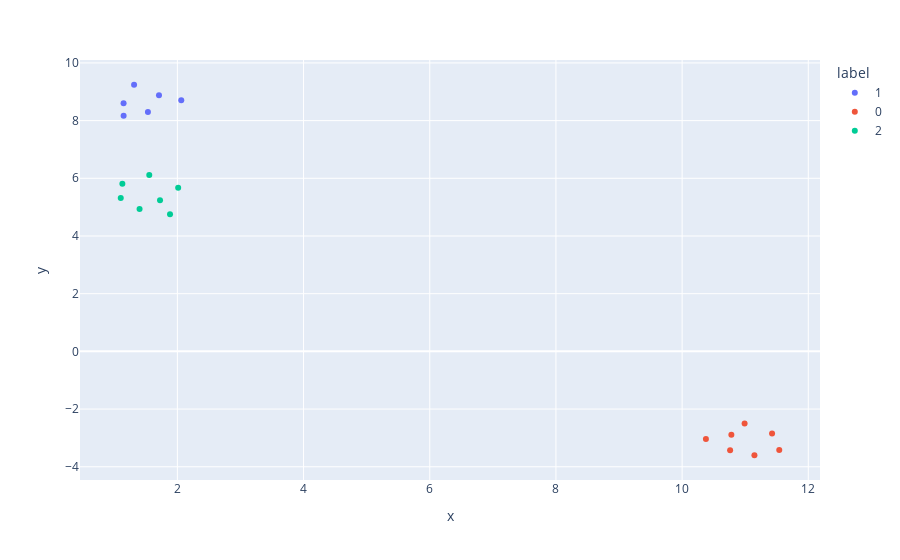

Notebook cell for this chart:
### Markdown cell above
# Lesson 5: UMAP

UMAP is a dimension-reduction technique that can be used for visualization.

Given a set of vectors, it can embed them such that similar vectors lie close together.

It can accept multiple metrics but we are going to use the Jaccard distance.

Note: If you get an error when running `plot_sentences_and_labels` then you probably need to given it more sentences.

### Code cell
def plot_sentences_and_labels(sentences, labels=None, metric='jaccard'):
    bow, _ = get_bow_and_vocab(sentences) 
    
    # Embed the vectors into 2d using UMAP with the given metric
    reducer = umap.UMAP(metric=metric)
    embedding = reducer.fit_transform(bow)
    
    # Create a DataFrame (it is required for px.scatter)
    df = pd.DataFrame()
    df['x'] = embedding[:, 0]
    df['y'] = embedding[:, 1]
    df['sentence'] = sentences
    df['label'] = labels if labels else None
    
    # Create an interactive scatter plot, with colours given by the labels
    color = 'label' if labels else None
    fig = px.scatter(df, 
                     x='x',
                     y='y', 
                     color=color,
                     hover_data=['sentence'])
    fig.show()

numbers = ['one', 'two', 'three', 'four']
colours = ['blue', 'yellow', 'red', 'green']
animals = ['cow', 'sheep', 'pig', 'horse']
vocabularies = [numbers, colours, animals]
sentences, labels = generate_sentences_and_labels(vocabularies)
plot_sentences_and_labels(sentences, labels)

### Figure 1 — Plotly figure (JSON) as saved in the notebook; plotly's stock layout.template omitted (floating-point values rounded to 4 significant figures)
{"data": [{"customdata": [["yellow red red green green"], ["green green yellow red green"], ["yellow blue red blue blue"], ["red yellow red blue red"], ["green red yellow red blue"], ["green red red red yellow"]], "hoverlabel": {"namelength": 0}, "hovertemplate": "label=1<br>x=%{x}<br>y=%{y}<br>sentence=%{customdata[0]}", "legendgroup": "1", "marker": {"color": "#636efa", "symbol": "circle"}, "mode": "markers", "name": "1", "showlegend": true, "type": "scatter", "x": [1.148, 1.533, 1.314, 2.061, 1.708, 1.147], "xaxis": "x", "y": [8.165, 8.301, 9.243, 8.708, 8.876, 8.605], "yaxis": "y"}, {"customdata": [["three four one two two"], ["two three one two four"], ["three three one one one"], ["three three one one four"], ["four three two two one"], ["three three one four one"], ["two three three one two"]], "hoverlabel": {"namelength": 0}, "hovertemplate": "label=0<br>x=%{x}<br>y=%{y}<br>sentence=%{customdata[0]}", "legendgroup": "0", "marker": {"color": "#EF553B", "symbol": "circle"}, "mode": "markers", "name": "0", "showlegend": true, "type": "scatter", "x": [10.78, 11.15, 11.43, 11.54, 10.38, 10.76, 10.99], "xaxis": "x", "y": [-2.89, -3.601, -2.848, -3.416, -3.039, -3.43, -2.504], "yaxis": "y"}, {"customdata": [["sheep pig pig sheep cow"], ["cow cow sheep cow pig"], ["sheep cow cow sheep pig"], ["horse cow pig sheep horse"], ["cow sheep cow horse sheep"], ["horse sheep sheep horse horse"], ["cow horse horse cow pig"]], "hoverlabel": {"namelength": 0}, "hovertemplate": "label=2<br>x=%{x}<br>y=%{y}<br>sentence=%{customdata[0]}", "legendgroup": "2", "marker": {"color": "#00cc96", "symbol": "circle"}, "mode": "markers", "name": "2", "showlegend": true, "type": "scatter", "x": [1.725, 1.884, 1.401, 1.102, 1.128, 1.555, 2.012], "xaxis": "x", "y": [5.24, 4.755, 4.935, 5.313, 5.812, 6.114, 5.669], "yaxis": "y"}], "layout": {"legend": {"title": {"text": "label"}, "tracegroupgap": 0}, "margin": {"t": 60}, "xaxis": {"anchor": "y", "domain": [0, 1], "title": {"text": "x"}}, "yaxis": {"anchor": "x", "domain": [0, 1], "title": {"text": "y"}}}}
